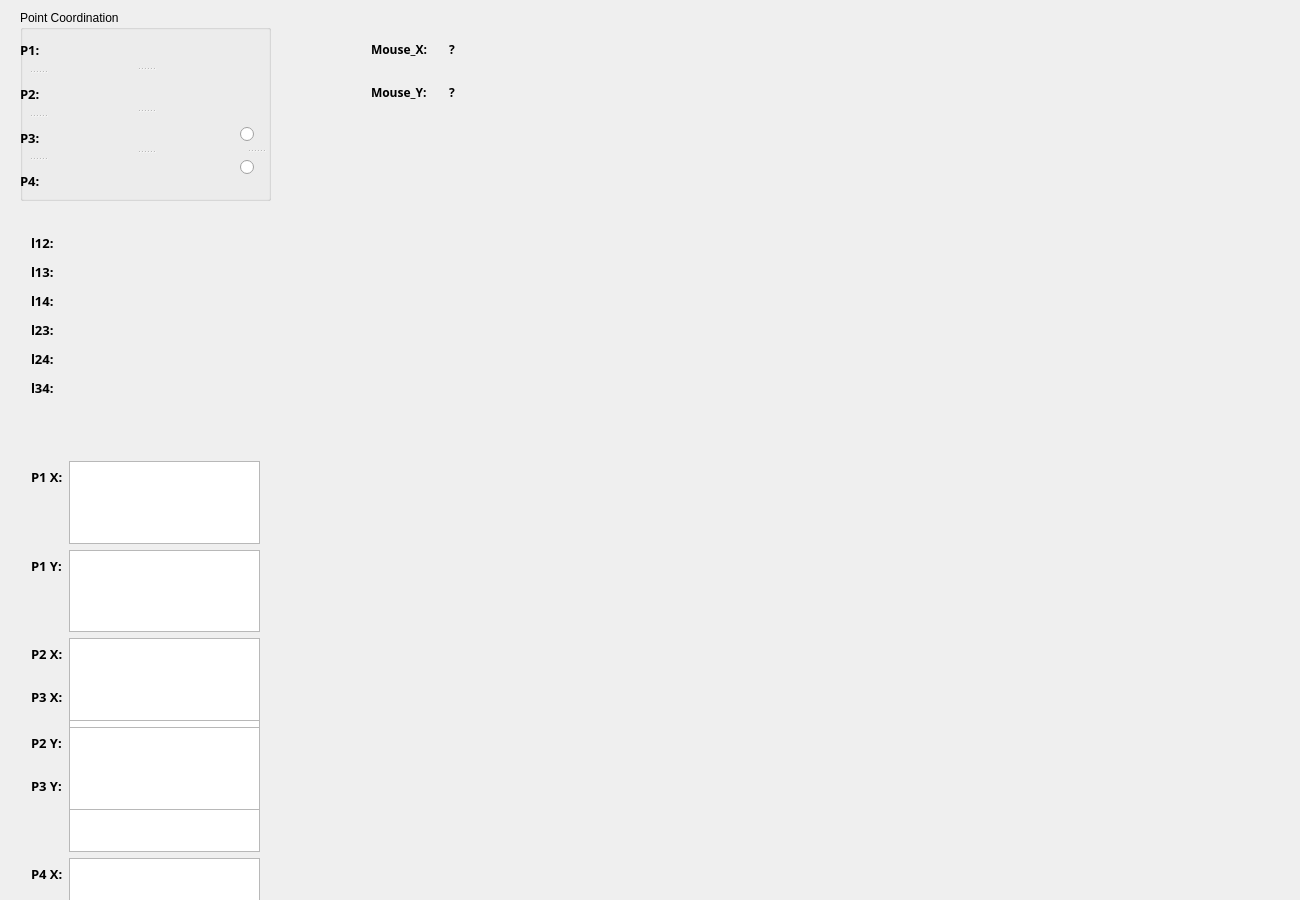
<?xml version="1.0" encoding="UTF-8"?>
<ui version="4.0">
 <class>Widget</class>
 <widget class="QWidget" name="Widget">
  <property name="geometry">
   <rect>
    <x>0</x>
    <y>0</y>
    <width>1300</width>
    <height>900</height>
   </rect>
  </property>
  <property name="mouseTracking">
   <bool>false</bool>
  </property>
  <property name="windowTitle">
   <string>Widget</string>
  </property>
  <widget class="QCustomPlot" name="widget" native="true">
   <property name="geometry">
    <rect>
     <x>300</x>
     <y>10</y>
     <width>901</width>
     <height>871</height>
    </rect>
   </property>
   <property name="sizePolicy">
    <sizepolicy hsizetype="Preferred" vsizetype="Preferred">
     <horstretch>0</horstretch>
     <verstretch>0</verstretch>
    </sizepolicy>
   </property>
   <property name="palette">
    <palette>
     <active>
      <colorrole role="Midlight">
       <brush brushstyle="SolidPattern">
        <color alpha="255">
         <red>170</red>
         <green>170</green>
         <blue>255</blue>
        </color>
       </brush>
      </colorrole>
     </active>
     <inactive>
      <colorrole role="Midlight">
       <brush brushstyle="SolidPattern">
        <color alpha="255">
         <red>170</red>
         <green>170</green>
         <blue>255</blue>
        </color>
       </brush>
      </colorrole>
     </inactive>
     <disabled>
      <colorrole role="Midlight">
       <brush brushstyle="SolidPattern">
        <color alpha="255">
         <red>170</red>
         <green>170</green>
         <blue>255</blue>
        </color>
       </brush>
      </colorrole>
     </disabled>
    </palette>
   </property>
   <property name="mouseTracking">
    <bool>true</bool>
   </property>
   <widget class="QWidget" name="layoutWidget">
    <property name="geometry">
     <rect>
      <x>60</x>
      <y>10</y>
      <width>171</width>
      <height>101</height>
     </rect>
    </property>
    <layout class="QGridLayout" name="gridLayout">
     <item row="1" column="0">
      <widget class="QLabel" name="P3_4">
       <property name="font">
        <font>
         <family>Arial Unicode MS</family>
         <pointsize>9</pointsize>
         <weight>75</weight>
         <bold>true</bold>
        </font>
       </property>
       <property name="text">
        <string>Mouse_Y:</string>
       </property>
      </widget>
     </item>
     <item row="0" column="1">
      <widget class="QLabel" name="mouse_x">
       <property name="font">
        <font>
         <family>Arial Unicode MS</family>
         <pointsize>9</pointsize>
         <weight>75</weight>
         <bold>true</bold>
        </font>
       </property>
       <property name="text">
        <string>?</string>
       </property>
      </widget>
     </item>
     <item row="1" column="1">
      <widget class="QLabel" name="mouse_y">
       <property name="font">
        <font>
         <family>Arial Unicode MS</family>
         <pointsize>9</pointsize>
         <weight>75</weight>
         <bold>true</bold>
        </font>
       </property>
       <property name="text">
        <string>?</string>
       </property>
      </widget>
     </item>
     <item row="0" column="0">
      <widget class="QLabel" name="P3_3">
       <property name="font">
        <font>
         <family>Arial Unicode MS</family>
         <pointsize>9</pointsize>
         <weight>75</weight>
         <bold>true</bold>
        </font>
       </property>
       <property name="text">
        <string>Mouse_X:</string>
       </property>
      </widget>
     </item>
    </layout>
    <zorder>P3_4</zorder>
    <zorder>P3_3</zorder>
    <zorder>mouse_y</zorder>
    <zorder>mouse_x</zorder>
   </widget>
  </widget>
  <widget class="QGroupBox" name="groupBox">
   <property name="geometry">
    <rect>
     <x>20</x>
     <y>10</y>
     <width>251</width>
     <height>191</height>
    </rect>
   </property>
   <property name="title">
    <string>Point Coordination</string>
   </property>
   <widget class="QSplitter" name="splitter">
    <property name="geometry">
     <rect>
      <x>50</x>
      <y>20</y>
      <width>151</width>
      <height>161</height>
     </rect>
    </property>
    <property name="orientation">
     <enum>Qt::Vertical</enum>
    </property>
    <widget class="QLabel" name="P1">
     <property name="font">
      <font>
       <family>Arial Unicode MS</family>
       <pointsize>13</pointsize>
       <weight>75</weight>
       <bold>true</bold>
      </font>
     </property>
     <property name="text">
      <string/>
     </property>
    </widget>
    <widget class="QLabel" name="P2">
     <property name="font">
      <font>
       <family>Arial Unicode MS</family>
       <pointsize>13</pointsize>
       <weight>75</weight>
       <bold>true</bold>
      </font>
     </property>
     <property name="text">
      <string/>
     </property>
    </widget>
    <widget class="QLabel" name="P3">
     <property name="font">
      <font>
       <family>Arial Unicode MS</family>
       <pointsize>13</pointsize>
       <weight>75</weight>
       <bold>true</bold>
      </font>
     </property>
     <property name="text">
      <string/>
     </property>
    </widget>
    <widget class="QLabel" name="P4">
     <property name="font">
      <font>
       <family>Arial Unicode MS</family>
       <pointsize>13</pointsize>
       <weight>75</weight>
       <bold>true</bold>
      </font>
     </property>
     <property name="text">
      <string/>
     </property>
    </widget>
   </widget>
   <widget class="QSplitter" name="splitter_3">
    <property name="geometry">
     <rect>
      <x>220</x>
      <y>110</y>
      <width>31</width>
      <height>61</height>
     </rect>
    </property>
    <property name="orientation">
     <enum>Qt::Vertical</enum>
    </property>
    <widget class="QRadioButton" name="rb3">
     <property name="text">
      <string/>
     </property>
     <attribute name="buttonGroup">
      <string notr="true">buttonGroup</string>
     </attribute>
    </widget>
    <widget class="QRadioButton" name="rb4">
     <property name="text">
      <string/>
     </property>
     <attribute name="buttonGroup">
      <string notr="true">buttonGroup</string>
     </attribute>
    </widget>
   </widget>
   <widget class="QSplitter" name="splitter_2">
    <property name="geometry">
     <rect>
      <x>0</x>
      <y>20</y>
      <width>36</width>
      <height>171</height>
     </rect>
    </property>
    <property name="orientation">
     <enum>Qt::Vertical</enum>
    </property>
    <widget class="QLabel" name="label">
     <property name="font">
      <font>
       <family>Arial Unicode MS</family>
       <pointsize>10</pointsize>
       <weight>75</weight>
       <bold>true</bold>
      </font>
     </property>
     <property name="text">
      <string>P1:</string>
     </property>
    </widget>
    <widget class="QLabel" name="label_2">
     <property name="font">
      <font>
       <family>Arial Unicode MS</family>
       <pointsize>10</pointsize>
       <weight>75</weight>
       <bold>true</bold>
      </font>
     </property>
     <property name="text">
      <string>P2:</string>
     </property>
    </widget>
    <widget class="QLabel" name="label_3">
     <property name="font">
      <font>
       <family>Arial Unicode MS</family>
       <pointsize>10</pointsize>
       <weight>75</weight>
       <bold>true</bold>
      </font>
     </property>
     <property name="text">
      <string>P3:</string>
     </property>
    </widget>
    <widget class="QLabel" name="label_6">
     <property name="font">
      <font>
       <family>Arial Unicode MS</family>
       <pointsize>10</pointsize>
       <weight>75</weight>
       <bold>true</bold>
      </font>
     </property>
     <property name="text">
      <string>P4:</string>
     </property>
    </widget>
   </widget>
  </widget>
  <widget class="QWidget" name="layoutWidget">
   <property name="geometry">
    <rect>
     <x>20</x>
     <y>220</y>
     <width>251</width>
     <height>217</height>
    </rect>
   </property>
   <layout class="QFormLayout" name="formLayout">
    <item row="0" column="0">
     <widget class="QLabel" name="label_12">
      <property name="font">
       <font>
        <family>Arial Unicode MS</family>
        <pointsize>10</pointsize>
        <weight>75</weight>
        <bold>true</bold>
       </font>
      </property>
      <property name="text">
       <string>l12:</string>
      </property>
     </widget>
    </item>
    <item row="0" column="1">
     <widget class="QLabel" name="l14">
      <property name="font">
       <font>
        <family>Arial Unicode MS</family>
        <pointsize>13</pointsize>
        <weight>75</weight>
        <bold>true</bold>
       </font>
      </property>
      <property name="text">
       <string/>
      </property>
     </widget>
    </item>
    <item row="1" column="0">
     <widget class="QLabel" name="label_13">
      <property name="font">
       <font>
        <family>Arial Unicode MS</family>
        <pointsize>10</pointsize>
        <weight>75</weight>
        <bold>true</bold>
       </font>
      </property>
      <property name="text">
       <string>l13:</string>
      </property>
     </widget>
    </item>
    <item row="1" column="1">
     <widget class="QLabel" name="l13">
      <property name="font">
       <font>
        <family>Arial Unicode MS</family>
        <pointsize>13</pointsize>
        <weight>75</weight>
        <bold>true</bold>
       </font>
      </property>
      <property name="text">
       <string/>
      </property>
     </widget>
    </item>
    <item row="2" column="0">
     <widget class="QLabel" name="label_14">
      <property name="font">
       <font>
        <family>Arial Unicode MS</family>
        <pointsize>10</pointsize>
        <weight>75</weight>
        <bold>true</bold>
       </font>
      </property>
      <property name="text">
       <string>l14:</string>
      </property>
     </widget>
    </item>
    <item row="2" column="1">
     <widget class="QLabel" name="l12">
      <property name="font">
       <font>
        <family>Arial Unicode MS</family>
        <pointsize>13</pointsize>
        <weight>75</weight>
        <bold>true</bold>
       </font>
      </property>
      <property name="text">
       <string/>
      </property>
     </widget>
    </item>
    <item row="3" column="0">
     <widget class="QLabel" name="label_11">
      <property name="font">
       <font>
        <family>Arial Unicode MS</family>
        <pointsize>10</pointsize>
        <weight>75</weight>
        <bold>true</bold>
       </font>
      </property>
      <property name="text">
       <string>l23:</string>
      </property>
     </widget>
    </item>
    <item row="3" column="1">
     <widget class="QLabel" name="l34">
      <property name="font">
       <font>
        <family>Arial Unicode MS</family>
        <pointsize>13</pointsize>
        <weight>75</weight>
        <bold>true</bold>
       </font>
      </property>
      <property name="text">
       <string/>
      </property>
     </widget>
    </item>
    <item row="4" column="0">
     <widget class="QLabel" name="label_16">
      <property name="font">
       <font>
        <family>Arial Unicode MS</family>
        <pointsize>10</pointsize>
        <weight>75</weight>
        <bold>true</bold>
       </font>
      </property>
      <property name="text">
       <string>l24:</string>
      </property>
     </widget>
    </item>
    <item row="4" column="1">
     <widget class="QLabel" name="l24">
      <property name="font">
       <font>
        <family>Arial Unicode MS</family>
        <pointsize>13</pointsize>
        <weight>75</weight>
        <bold>true</bold>
       </font>
      </property>
      <property name="text">
       <string/>
      </property>
     </widget>
    </item>
    <item row="5" column="0">
     <widget class="QLabel" name="label_15">
      <property name="font">
       <font>
        <family>Arial Unicode MS</family>
        <pointsize>10</pointsize>
        <weight>75</weight>
        <bold>true</bold>
       </font>
      </property>
      <property name="text">
       <string>l34:</string>
      </property>
     </widget>
    </item>
    <item row="5" column="1">
     <widget class="QLabel" name="l23">
      <property name="font">
       <font>
        <family>Arial Unicode MS</family>
        <pointsize>13</pointsize>
        <weight>75</weight>
        <bold>true</bold>
       </font>
      </property>
      <property name="text">
       <string/>
      </property>
     </widget>
    </item>
   </layout>
  </widget>
  <widget class="QWidget" name="layoutWidget">
   <property name="geometry">
    <rect>
     <x>20</x>
     <y>670</y>
     <width>251</width>
     <height>371</height>
    </rect>
   </property>
   <layout class="QFormLayout" name="formLayout_2">
    <item row="0" column="0">
     <widget class="QLabel" name="label_5">
      <property name="font">
       <font>
        <family>Arial Unicode MS</family>
        <pointsize>10</pointsize>
        <weight>75</weight>
        <bold>true</bold>
       </font>
      </property>
      <property name="text">
       <string>P3 X:</string>
      </property>
     </widget>
    </item>
    <item row="0" column="1">
     <widget class="QTextEdit" name="p3xEdit"/>
    </item>
    <item row="1" column="0">
     <widget class="QLabel" name="label_4">
      <property name="font">
       <font>
        <family>Arial Unicode MS</family>
        <pointsize>10</pointsize>
        <weight>75</weight>
        <bold>true</bold>
       </font>
      </property>
      <property name="text">
       <string>P3 Y:</string>
      </property>
     </widget>
    </item>
    <item row="1" column="1">
     <widget class="QTextEdit" name="p3yEdit"/>
    </item>
    <item row="2" column="1">
     <widget class="QTextEdit" name="p4xEdit"/>
    </item>
    <item row="3" column="0">
     <widget class="QLabel" name="label_10">
      <property name="font">
       <font>
        <family>Arial Unicode MS</family>
        <pointsize>10</pointsize>
        <weight>75</weight>
        <bold>true</bold>
       </font>
      </property>
      <property name="text">
       <string>P4 Y:</string>
      </property>
     </widget>
    </item>
    <item row="3" column="1">
     <widget class="QTextEdit" name="p4yEdit"/>
    </item>
    <item row="2" column="0">
     <widget class="QLabel" name="label_9">
      <property name="font">
       <font>
        <family>Arial Unicode MS</family>
        <pointsize>10</pointsize>
        <weight>75</weight>
        <bold>true</bold>
       </font>
      </property>
      <property name="text">
       <string>P4 X:</string>
      </property>
     </widget>
    </item>
   </layout>
  </widget>
  <widget class="QWidget" name="layoutWidget">
   <property name="geometry">
    <rect>
     <x>20</x>
     <y>450</y>
     <width>251</width>
     <height>371</height>
    </rect>
   </property>
   <layout class="QFormLayout" name="formLayout_4">
    <item row="0" column="0">
     <widget class="QLabel" name="label_8">
      <property name="font">
       <font>
        <family>Arial Unicode MS</family>
        <pointsize>10</pointsize>
        <weight>75</weight>
        <bold>true</bold>
       </font>
      </property>
      <property name="text">
       <string>P1 X:</string>
      </property>
     </widget>
    </item>
    <item row="1" column="0">
     <widget class="QLabel" name="label_7">
      <property name="font">
       <font>
        <family>Arial Unicode MS</family>
        <pointsize>10</pointsize>
        <weight>75</weight>
        <bold>true</bold>
       </font>
      </property>
      <property name="text">
       <string>P1 Y:</string>
      </property>
     </widget>
    </item>
    <item row="1" column="1">
     <widget class="QTextEdit" name="p1yEdit"/>
    </item>
    <item row="2" column="0">
     <widget class="QLabel" name="label_18">
      <property name="font">
       <font>
        <family>Arial Unicode MS</family>
        <pointsize>10</pointsize>
        <weight>75</weight>
        <bold>true</bold>
       </font>
      </property>
      <property name="text">
       <string>P2 X:</string>
      </property>
     </widget>
    </item>
    <item row="2" column="1">
     <widget class="QTextEdit" name="p2xEdit"/>
    </item>
    <item row="3" column="0">
     <widget class="QLabel" name="label_17">
      <property name="font">
       <font>
        <family>Arial Unicode MS</family>
        <pointsize>10</pointsize>
        <weight>75</weight>
        <bold>true</bold>
       </font>
      </property>
      <property name="text">
       <string>P2 Y:</string>
      </property>
     </widget>
    </item>
    <item row="3" column="1">
     <widget class="QTextEdit" name="p2yEdit"/>
    </item>
    <item row="0" column="1">
     <widget class="QTextEdit" name="p1xEdit"/>
    </item>
   </layout>
  </widget>
  <zorder>layoutWidget</zorder>
  <zorder>layoutWidget</zorder>
  <zorder>layoutWidget</zorder>
  <zorder>groupBox</zorder>
  <zorder>widget</zorder>
 </widget>
 <layoutdefault spacing="6" margin="11"/>
 <customwidgets>
  <customwidget>
   <class>QCustomPlot</class>
   <extends>QWidget</extends>
   <header>qcustomplot.h</header>
   <container>1</container>
   <slots>
    <signal>xEnterSignal()</signal>
    <signal>yEnterSignal()</signal>
    <slot>xEnterSlot()</slot>
    <slot>yEnterSlot()</slot>
   </slots>
  </customwidget>
 </customwidgets>
 <resources/>
 <connections/>
 <buttongroups>
  <buttongroup name="buttonGroup"/>
 </buttongroups>
</ui>
